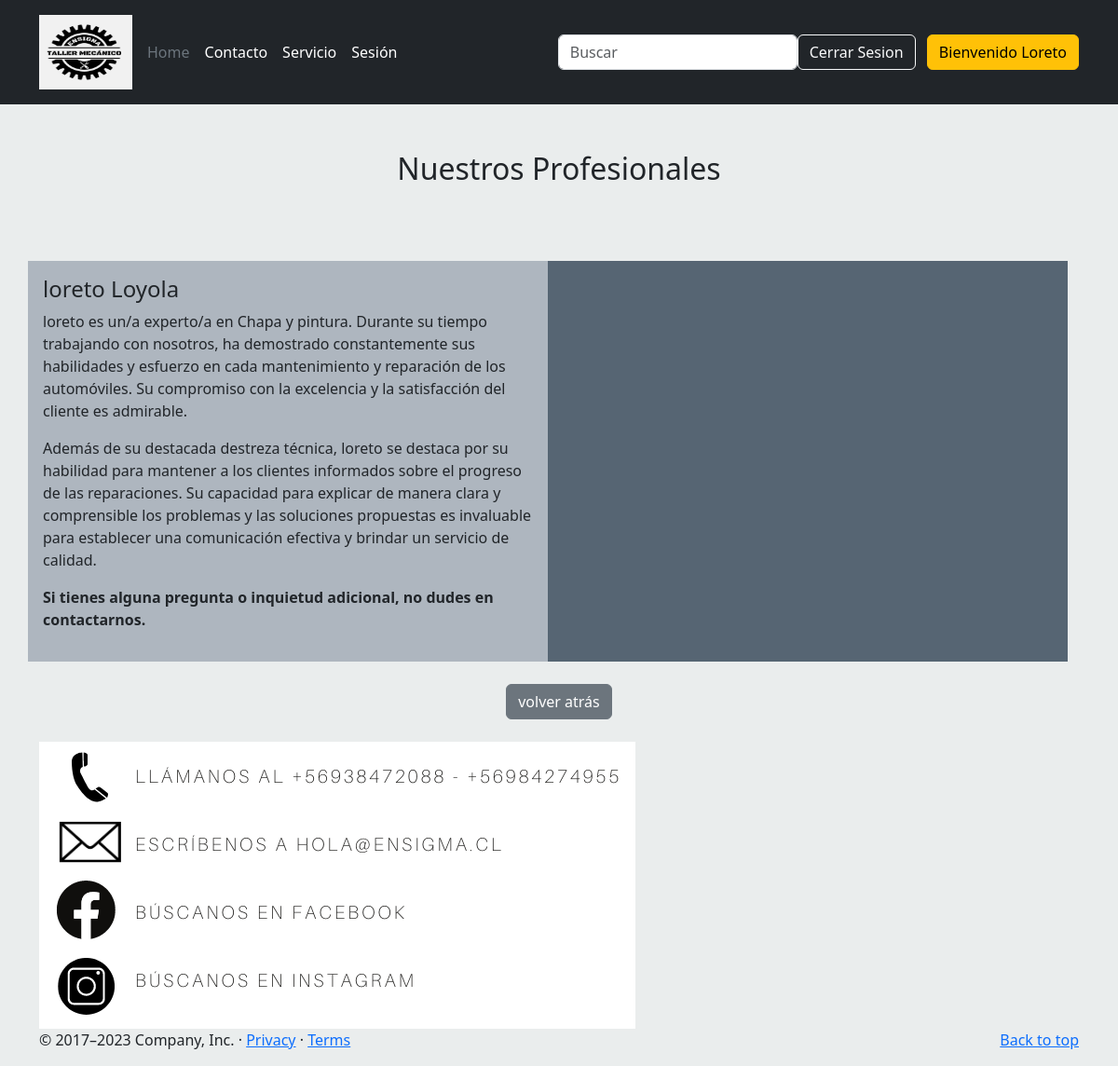
Screenshot of /informacion_mecanico/1/ (signed in) with the database file from the repository.
### appweb/models.py (models this page shows)
class Mecanico(models.Model):
    id_mecanico = models.AutoField(primary_key=True,default=1)
    rut = models.CharField(max_length=10)
    nombre = models.CharField(max_length=100)
    apellido = models.CharField(max_length=80)
    edad = models.IntegerField()
    cargo = models.ForeignKey(Cargo, on_delete=models.PROTECT)
    fecha_nacimiento = models.DateField()
    foto = models.ImageField(null=True, upload_to='mecanicos')
    usuario = models.ForeignKey(User, on_delete=models.CASCADE, blank=True, null=True)
    def __str__(self):
        return self.rut

class Cargo(models.Model):
    nombre = models.CharField(max_length=50)
    def __str__(self):
        return self.nombre

### appweb/views.py (the view)
# urls.py: path('informacion_mecanico/<id_mecanico>/',Inform_mecanico,name="Inform_mecanico"),
def Inform_mecanico(request,id_mecanico):
    mecanico = Mecanico.objects.filter(id_mecanico=id_mecanico)
    data = {
        "mecanico" : mecanico
    }
    print(data)
    return render(request, "informacion_mecanico.html",data)

### appweb/templates/informacion_mecanico.html (shortened to what this page needs)
{% extends 'base.html' %}
{% load static %}
{% block contenido %}
<div class="container" style="margin-top: 50px" >
  <div id="profesionales_excelencia" class="row" >
    <div class="cont-profesionales col-lg-12 col-md-12 col-sm-12 col-xs-12">
        <center><h2>Nuestros Profesionales </h2></center>
      <br>
      <br>
      <br>
      <div class="cont-listado row">
        <div class="row " id="menu">
            {% for p in mecanico %}
            <div class="col-md-6 p-3" style="background-color:#AEB6BF ;">
                <h4>{{p.nombre}} {{p.apellido}}</h4>
                <p>{{p.nombre}} es un/a experto/a en {{p.cargo}}. Durante su tiempo trabajando con nosotros, ha demostrado constantemente sus habilidades y
                    esfuerzo en cada mantenimiento y reparación de los automóviles. Su compromiso con la excelencia y la satisfacción del cliente es admirable.</p>
                <p>Además de su destacada destreza técnica, {{p.nombre}} se destaca por su habilidad para mantener a los clientes informados
                    sobre el progreso de las reparaciones. Su capacidad para explicar de manera clara y comprensible los problemas y las soluciones propuestas es
                    invaluable para establecer una comunicación efectiva y brindar un servicio de calidad.</p>
                    <strong> Si tienes
                            alguna pregunta o inquietud adicional, no dudes en contactarnos.</strong>
            </div>
            <div class="col-md-6 p-3" style="background-color:#566573;">
                <br>
                <br>
                <center><a href="#">
                    {% if p.foto %}
                    <img width="270" height="350"
                      src="{{p.foto.url}}"
                      class="img-responsive wp-post-image" alt="" decoding="async" loading="lazy">
                    {% else %}
                      <img width="270" height="350"
                      src=""
                      class="img-responsive wp-post-image" alt="" decoding="async" loading="lazy">
                    {% endif%}
                    </a>
                </center>
            </div>
            {% endfor %}
        </div>
        <section>
          <br>
          <center><input type="button" class="btn btn-secondary btn" onclick="history.back()" name="volver atrás" value="volver atrás"></center>
          <br>
        </section>
        <div>
            <img src="{% static './imagen/dato.png'%}" style="float: left">
        </div>
    </div>
  </div>
</div>
{% endblock %}

### appweb/templates/base.html (shortened to what this page needs)
<!DOCTYPE html>
<html lang="en">
<head >
  <link href="https://cdn.jsdelivr.net/npm/bootstrap@5.3.0-alpha3/dist/css/bootstrap.min.css" rel="stylesheet"
>
    {% load static %}
</head >
<body style="background-color:#EAEDED ;">
  <header class="p-3 text-bg-dark" >
    <div class="container" >
      <div class="d-flex flex-wrap align-items-center justify-content-center justify-content-lg-start" >
        <a href="{% url 'principal' %}" class="d-flex align-items-center mb-2 mb-lg-0 text-white text-decoration-none">
          <img src="{% static './imagen/logotaller.jpg' %}" class="bi me-2" width="100" height="80"/>
        </a>
        <ul class="nav col-12 col-lg-auto me-lg-auto mb-2 justify-content-center mb-md-0">
          {% if user.is_authenticated %}
          <li><a href="{% url 'principal' %}" class="nav-link px-2 text-secondary">Home</a></li>
          <li><a href="{% url 'contacto' %}" class="nav-link px-2 text-white">Contacto</a></li>
          <li><a href="{% url 'servicio' %}" class="nav-link px-2 text-white">Servicio</a></li>
          <li><a href="{% url 'sesion' %}" class="nav-link px-2 text-white">Sesión</a></li>
          {% endif %}
        </ul>
        <form class="form-inline my-2 my-lg-0">
          <input id="buscador" name="buscador" class="form-control mr-sm-2" type="search" placeholder="Buscar" aria-label="Buscar">
        </form>
        <div class="text-end">
          {% if user.is_authenticated %}
            <a href="{% url 'logout' %}" class="btn btn-outline-light me-2">Cerrar Sesion</a>
            <button type="button" class="btn btn-warning">Bienvenido {{user.username}}</button>
          {% else %}
            <a href="{% url 'login' %}" class="btn btn-outline-light me-2">Login</a>
          {% endif %}
        </div>
      </div>
    </div>
  </header>
  <main>
    {% block contenido %}
    {% endblock %}
  </main>
  <footer class="container">
    <p class="float-end"><a href="#">Back to top</a></p>
    <p>© 2017–2023 Company, Inc. · <a href="#">Privacy</a> · <a href="#">Terms</a></p>
  </footer>
</body>
</html>

### rows the page displays
Mecanico: nombre "loreto", apellido "Loyola", cargo "Chapa y pintura", foto (picture)

### other values shown
{{ user.username }} "Loreto"
